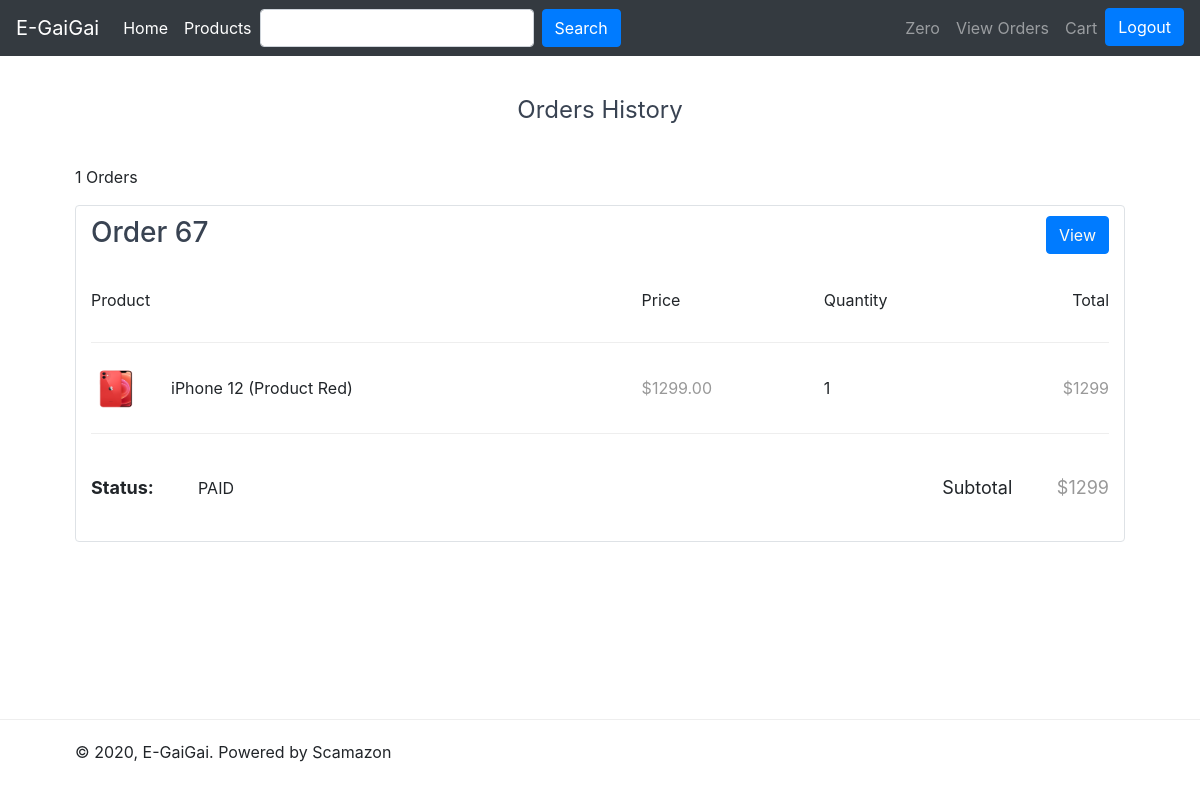
Page /orders.php (signed in) on the committed database.
### tables this page shows
CREATE TABLE `orders` (
  `order_no` int(11) NOT NULL,
  `user_iduser` int(11) NOT NULL,
  `date` datetime NOT NULL,
  `delivery_address` varchar(256) DEFAULT NULL,
  `delivered` tinyint(4) DEFAULT 0,
  `timeout` datetime DEFAULT NULL,
  `disabled` tinyint(4) DEFAULT 0,
  `status` varchar(10) DEFAULT 'unknown'
);

CREATE TABLE `order_item` (
  `item_iditem` int(11) NOT NULL,
  `orders_order_no` int(11) NOT NULL,
  `quantity` int(11) DEFAULT NULL,
  `item_price` decimal(12,2) DEFAULT NULL
);

CREATE TABLE `item` (
  `iditem` int(11) NOT NULL,
  `item_Name` varchar(45) DEFAULT NULL,
  `description` text DEFAULT NULL,
  `price` decimal(7,2) DEFAULT 0.00,
  `quantity` int(11) DEFAULT 0,
  `disabled` tinyint(4) DEFAULT 0,
  `image_location` varchar(256) DEFAULT NULL
);

### src/functions/sql/order_sql.php (called while the page is built, shortened)
<?php
function getOrdersByUserId($userid, $page, $no_of_orders)
{
    $limit = ($page - 1) * $no_of_orders;
    $offset = $page * $no_of_orders;
    $conn = get_conn();
    $db_order = $conn->prepare("SELECT * FROM orders WHERE user_iduser = ? AND status='PAID' AND disabled = false LIMIT ?,?");
    $db_order->bind_param("iii", $userid, $limit, $offset);
    if (!$db_order->execute()) {
        echo "Execute failed: (" . $mysqli->errno . ") " . $mysqli->error;
    }
    $result = $db_order->get_result();
    return $result;
}
function getOrdersByUserIdNoLimit($userid)
{
    $conn = get_conn();
    $db_order = $conn->prepare("SELECT * FROM orders WHERE user_iduser = ? AND status='PAID'");
    $db_order->bind_param("i", $userid);
    if (!$db_order->execute()) {
        echo "Execute failed: (" . $mysqli->errno . ") " . $mysqli->error;
    }
    $result = $db_order->get_result();
    return $result;
}
function getPaidOrderItems($order_no)
{
    $conn = get_conn();
    $db_order = $conn->prepare("SELECT i1.item_name, o1.quantity, i1.price, i1.image_location, o2.status
                                FROM order_item o1, orders o2, item i1
                                WHERE o2.order_no = ?
                                AND o2.order_no = o1.orders_order_no
                                AND o1.item_iditem = i1.iditem
                                AND o2.status = 'PAID'
                                ORDER BY o2.date");
    $db_order->bind_param("i", $order_no);
    if (!$db_order->execute()) {
        echo "Execute failed: (" . $mysqli->errno . ") " . $mysqli->error;
    }
    $result = $db_order->get_result();
    return $result;
}

### src/orders.php (the view, shortened to what this page needs)
    <?php
include "./header.php";
$num_orders_on_each_page = 4;
$current_page = isset($_GET['p']) && is_numeric($_GET['p']) ? (int)$_GET['p'] : 1;
require_once "./functions/sql/order_sql.php";
$iduser = $_SESSION['iduser'];
$orders = getOrdersByUserId($iduser, $current_page, $num_orders_on_each_page);
$total_orders = mysqli_num_rows(getOrdersByUserIdNoLimit($iduser));
?>
<!DOCTYPE html>
<html lang="">
<head>
</head>
<body>
    <main>
        <div class="cart content-wrapper">
            <h1>Orders History</h1>
            <p><?= $total_orders ?> Orders</p>
            <?php if (empty($orders)) : ?>
                <h3 style="text-align:center;">
                    You have no order added in your Orders History
                </h3>
            <?php else : ?>
                <?php foreach ($orders as $order) : ?>
                    <?php $subtotal = 0 ?>
                    <div class="container border rounded">
                        <h3 style="float:left; margin-top: 1%;">Order <?= $order['order_no']  ?></h3>
                        <table style="margin-top: -30px;">
                            <thead>
                                <tr>
                                    <td colspan="2">Product</td>
                                    <td>Price</td>
                                    <td>Quantity</td>
                                    <td>Total</td>
                                </tr>
                            </thead>
                            <button class="btn btn-primary" style="float:right; margin-top: 1%;">
                                <a style="color:floralwhite;" href="order.php?id=<?= $order['order_no'] ?>">
                                    View
                                </a>
                            </button>
                            <tbody>
                                <?php
                                $orders_items = getPaidOrderItems($order['order_no']);
                                foreach ($orders_items as $item) :
                                ?>
                                    <tr>
                                        <td class="img">
                                            <img src="imgs/<?= $item['image_location'] ?>" width="50" height="50" alt="<?= $item['item_name'] ?>">
                                        </td>
                                        <td>
                                            <?= $item['item_name'] ?>
                                        </td>
                                        <td class="price">&dollar;<?= $item['price'] ?></td>
                                        <td class="quantity"><?= $item['quantity'] ?></td>
                                        <td class="price">&dollar;<?= $item['price'] * $item['quantity'] ?></td>
                                    </tr>
                                    <?php $subtotal += $item['price'] ?>
                            </tbody>
                        </table>
                        <div class="subtotal" style="float:left;">
                            <span class="text" style="font-weight:bold;">Status: </span>
                            <td class="status"><?= $item['status'] ?></td>
                            <?php endforeach; ?>
                        </div>
                        <div class="subtotal">
                            <span class="text">Subtotal</span>
                            <span class="price">&dollar;<?= $subtotal ?></span>
                        </div>
                    </div>
                <?php
                endforeach
                ?>
            <?php endif; ?>
            <div class="buttons">
            </div>
        </div>
    </main>
</body>
<? include "./footer.php"?>
</html>

### src/css/style.css (style rules this page uses)
* { box-sizing: border-box; font-family: -apple-system, BlinkMacSystemFont, "segoe ui", roboto, oxygen, ubuntu, cantarell, "fira sans", "droid sans", "helvetica neue", Arial, sans-serif; font-size: 16px; -webkit-font-smoothing: antialiased; -moz-osx-font-smoothing: grayscale; }
html { height: 100%; }
body { position: relative; min-height: 100%; color: #555555; background-color: #FFFFFF; margin: 0; padding-bottom: 100px; }
h1, h2, h3, h4, h5 { color: #394352; }
.content-wrapper { width: 1050px; margin: 0 auto; }
main .cart h1 { display: block; font-weight: normal; margin: 0; padding: 40px 0; font-size: 24px; text-align: center; width: 100%; }
main .cart table { width: 100%; }
main .cart table thead td { padding: 30px 0; border-bottom: 1px solid #EEEEEE; }
main .cart table thead td:last-child { text-align: right; }
main .cart table tbody td { padding: 20px 0; border-bottom: 1px solid #EEEEEE; }
main .cart table tbody td:last-child { text-align: right; }
main .cart table .img { width: 80px; }
main .cart table .price { color: #999999; }
main .cart .subtotal { text-align: right; padding: 40px 0; }
main .cart .subtotal .text { padding-right: 40px; font-size: 18px; }
main .cart .subtotal .price { font-size: 18px; color: #999999; }
main .cart .buttons { text-align: right; padding-bottom: 40px; }

### rows in the picture
orders: order_no "67", subtotal "1299"
order_item: item_iditem.image_location (picture), item_iditem.item_Name "iPhone 12 (Product Red)", item_iditem.price "1299.00", quantity "1", $item['price'] * $item['quantity'] "1299", orders.status "PAID"

### other values in the picture
$username "Zero"
$total_orders "1"
